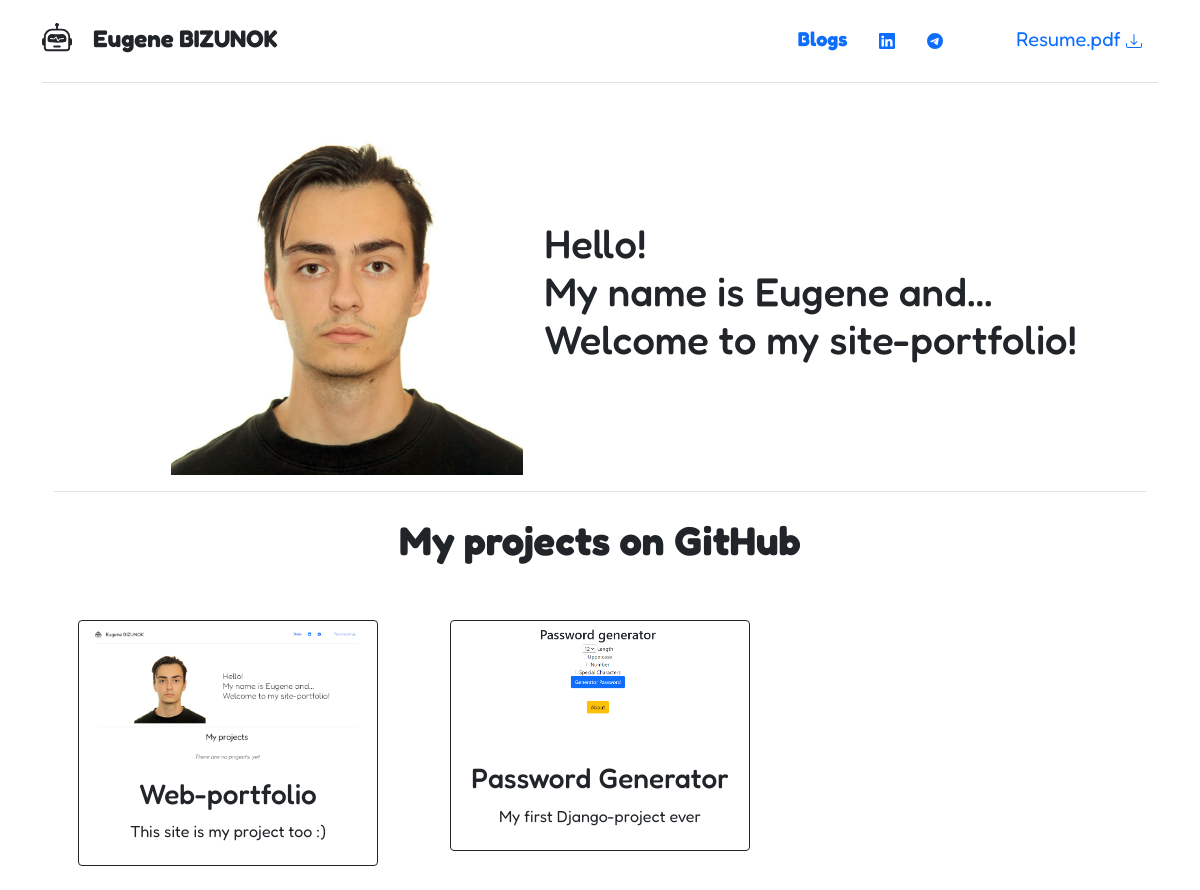
The page / on the database its author committed.
### portfolio/models.py (models this page shows, shortened)
class Project(models.Model):
    title = models.CharField(max_length=100)
    description = models.CharField(max_length=250)
    image = models.ImageField(upload_to='portfolio/images/')
    url = models.URLField(blank=True)

### portfolio/views.py (the view)
# urls.py: path('', views.portfolio, name='portfolio'),
def portfolio(request):
    projects = Project.objects.all()
    return render(request, 'portfolio.html', {'projects': projects})

### portfolio/templates/portfolio.html (shortened to what this page needs)
{% extends 'base.html'%}
{% block body %}
{% load static %}
<div class="d-flex justify-content-evenly py-3 mb-4 border-bottom">
  <img src="{% static 'portfolio/photo.jpg' %}" width="400" class='ps-5 ms-5'>
  <h1 class="text-start py-5 mt-5 me-5">Hello!<br> My name is Eugene and...<br>Welcome to my site-portfolio!</h1>
</div>
<h1 class="fw-bold">My projects on GitHub</h1>
<br>
<br>
<div class="row">
  {% for project in projects %}
    <div class="col-lg-4 col-md-6">
      <div class="container text-center">
        {% if project.url %}
        <a class="mb-4 btn btn-outline-dark" href="{{ project.url }}">
          <img src="{{ project.image.url }}" class="card-img-top img-fluid" width="100%" height="300">
          <h3>{{ project.title }}</h3>
          <p>{{ project.description }}</p>
        </a>
        {% else %}
        <a class="mb-4 btn btn-outline-dark" href="{{ project.url }}">
          <img src="{{ project.image.url }}" class="card-img-top img-fluid" width="100%" height="300">
          <h3>{{ project.title }}</h3>
          <p>{{ project.description }}</p>
        </a>
        {% endif %}
      </div>
    </div>
  {% endfor %}
</div>
{% endblock %}

### portfolio/static/portfolio/style.css (style rules this page uses)
body { font-family: 'Fredoka', sans-serif; }
.btn { position:relative }

### rows shown on the page
Project: image (picture), title "Web-portfolio", description "This site is my project too :)"
Project: image (picture), title "Password Generator", description "My first Django-project ever"
